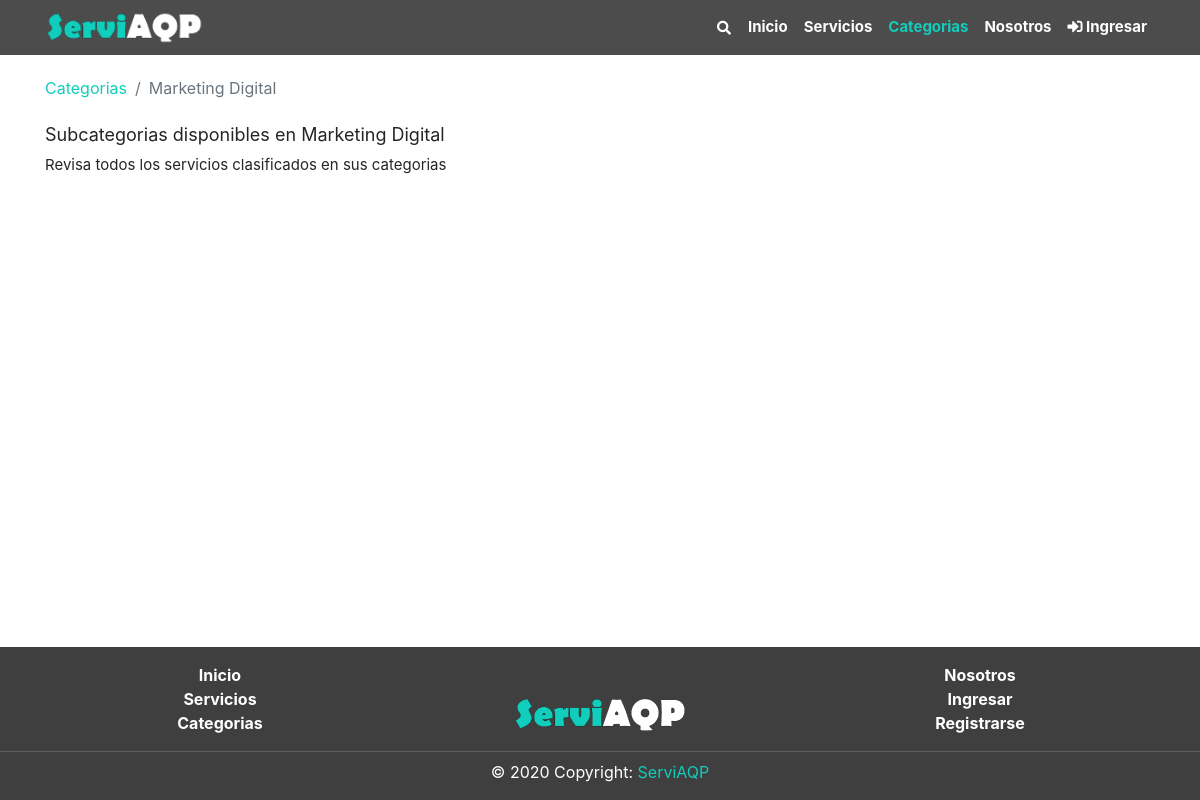
Page /Categorias/subcategoria?id=6&nombre=Marketing Digital on the earlier database version.
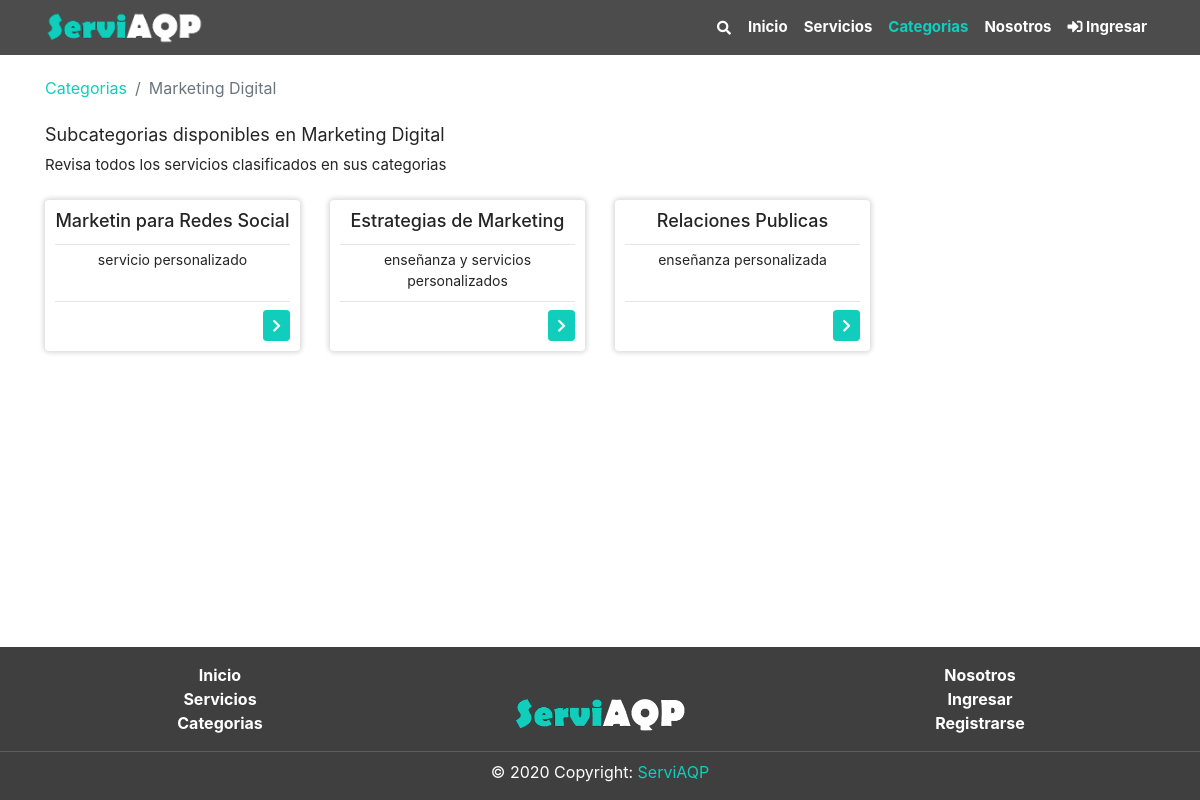
Same page on the later database version.
### tables this page shows
CREATE TABLE `subcategoria` (
  `SubCatId` int(11) NOT NULL,
  `SubCatCatId` int(11) NOT NULL,
  `SubCatNom` varchar(50) NOT NULL,
  `SubCatDes` text NOT NULL,
  `SubCatEstReg` int(11) NOT NULL DEFAULT 1,
  `SubCatFecCre` timestamp NOT NULL DEFAULT current_timestamp() ON UPDATE current_timestamp()
);

### includes/global_variable.php (called while the page is built)
<?php
$dirEjec = "/ServiAQP";
?>

### Categorias/subcategoria/index.php (the view, shortened to what this page needs)
<?php
include("../../includes/global_variable.php");
include("../../includes/header.php");
$id_categoria = $_GET["id"];
$nom_categoria = $_GET["nombre"];
?>
<div class="section pt-3">
	<div class="container">
		<nav aria-label="breadcrumb">
			<ol class="breadcrumb p-0">
				<li class="breadcrumb-item"><a href="<?php echo $dirEjec ?>/categorias">Categorias</a></li>
				<li class="breadcrumb-item active" aria-current="page"><?php echo $nom_categoria?></li>
			</ol>
		</nav>
	</div>
	<div class="container pt-4">
		<div class="mb-4">
			<h5>Subcategorias disponibles en <?php echo $nom_categoria?></h5>
			<p>Revisa todos los servicios clasificados en sus categorias</p>
		</div>
		<div class="row justify-content-right">
			<?php
			$query = "SELECT * FROM subcategoria WHERE SubCatCatId=".$id_categoria;
			$resultProduct = mysqli_query($conn, $query);
			while ($row = mysqli_fetch_array($resultProduct)) {
			?>
				<div class="col-sm-6 col-md-4 col-lg-3 col-xl-3">
					<div class="card mb-4 border-0 ">
						<div class="card-body text-center pad_body_ser">
							<h3 class="card-title "> <?= $row['SubCatNom'] ?> </h3>
							<hr class="pt-0 mt-0 mb-1">
							<textarea disabled class="descrip text-center"><?= $row['SubCatDes'] ?></textarea>
							<hr class="pt-0 mt-0 mb-2">
							<a href="servicio?scid=<?= $row['SubCatId'] ?>&cid=<?= $id_categoria ?>&scn=<?= $row['SubCatNom'] ?>&cn=<?= $nom_categoria?>" class="btn btn-primary btn-sm float-right"><em class="fas fa-chevron-right"></em></a>
						</div>
					</div>
				</div>
			<?php
			}
			?>
		</div>
	</div>
	<?php
	include("../../includes/footer.php");
	?>

Differences in the rows shown:
added subcategoria: SubCatNom "Marketin para Redes Social", SubCatDes "servicio personalizado"
added subcategoria: SubCatNom "Estrategias de Marketing", SubCatDes "enseñanza y servicios personalizados"
added subcategoria: SubCatNom "Relaciones Publicas", SubCatDes "enseñanza personalizada"
